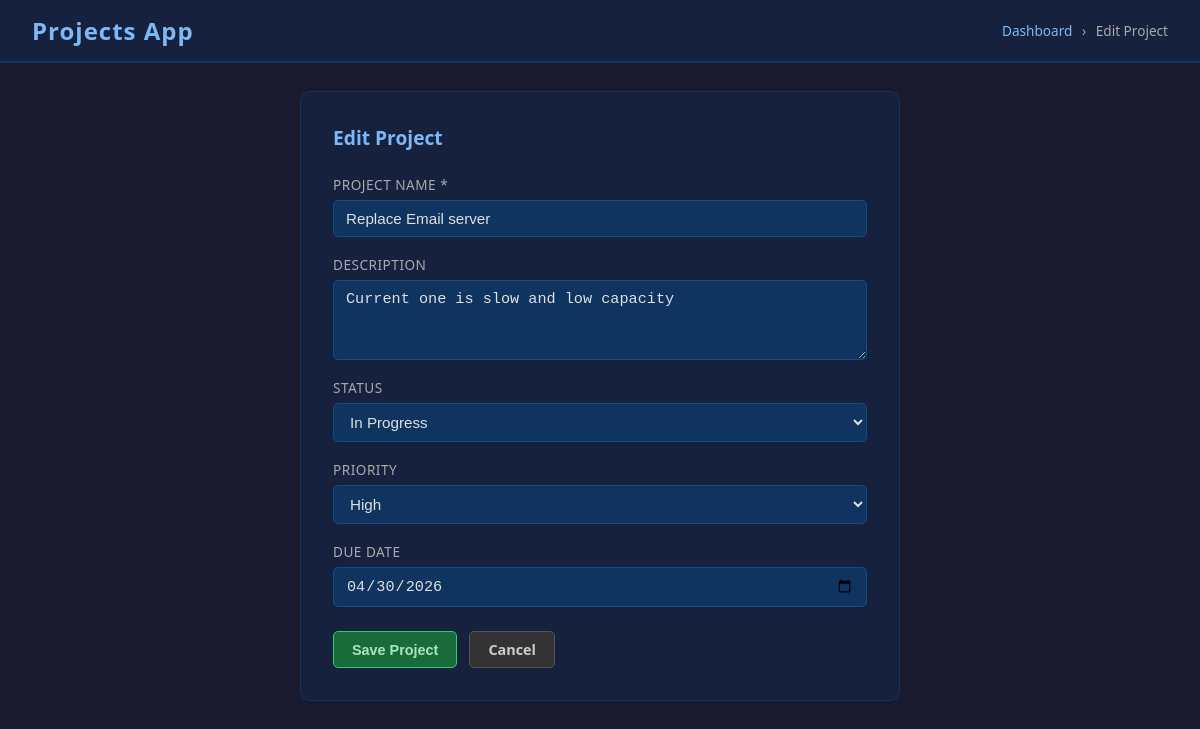
/project/1/edit, run on the app's committed database.
### tables this page shows
CREATE TABLE projects (
            id INTEGER PRIMARY KEY AUTOINCREMENT,
            name TEXT NOT NULL,
            description TEXT,
            status TEXT DEFAULT 'Not Started',
            priority TEXT DEFAULT 'Medium',
            due_date TEXT,
            created_at TIMESTAMP DEFAULT CURRENT_TIMESTAMP
        );

### app.py (the view, shortened to what this page needs)
@app.route("/project/<int:project_id>/edit", methods=["GET", "POST"])
def project_edit(project_id):
    conn = get_db()
    project = conn.execute("SELECT * FROM projects WHERE id=?", (project_id,)).fetchone()
    if not project:
        conn.close()
        return redirect(url_for("index"))
    conn.close()
    return render_template("project_form.html",
        project=project,
        status_options=STATUS_OPTIONS,
        priority_options=PRIORITY_OPTIONS,
        title="Edit Project"
    )

### app.py (called while the page is built)
def get_db():
    conn = sqlite3.connect(DB_PATH)
    conn.row_factory = sqlite3.Row
    return conn

### templates/project_form.html (shortened to what this page needs)
<!DOCTYPE html>
<html lang="en">
<head>
    <link rel="stylesheet" href="{{ url_for('static', filename='style.css') }}">
</head>
<body>
<div class="header">
    <h1>Projects App</h1>
    <span class="breadcrumb">
        <a href="{{ url_for('index') }}">Dashboard</a>
        <span>&rsaquo;</span> {{ title }}
    </span>
</div>
<div class="container">
    <div class="form-card">
        <h2>{{ title }}</h2>
        <form method="POST">
            <div class="form-group">
                <label>Project Name *</label>
                <input type="text" name="name" value="{{ project['name'] if project else '' }}" required>
            </div>
            <div class="form-group">
                <label>Description</label>
                <textarea name="description">{{ project['description'] if project else '' }}</textarea>
            </div>
            <div class="form-group">
                <label>Status</label>
                <select name="status">
                    {% for s in status_options %}
                    <option value="{{ s }}" {% if project and project['status'] == s %}selected{% elif not project and s == 'Not Started' %}selected{% endif %}>{{ s }}</option>
                    {% endfor %}
                </select>
            </div>
            <div class="form-group">
                <label>Priority</label>
                <select name="priority">
                    {% for p in priority_options %}
                    <option value="{{ p }}" {% if project and project['priority'] == p %}selected{% elif not project and p == 'Medium' %}selected{% endif %}>{{ p }}</option>
                    {% endfor %}
                </select>
            </div>
            <div class="form-group">
                <label>Due Date</label>
                <input type="date" name="due_date" value="{{ project['due_date'] if project and project['due_date'] else '' }}">
            </div>
            <div class="form-actions">
                <button type="submit" class="btn btn-success">Save Project</button>
                <a href="{{ url_for('index') }}" class="btn btn-secondary">Cancel</a>
            </div>
        </form>
    </div>
</div>
</body>
</html>

### static/style.css (style rules this page uses)
*, *::before, *::after { box-sizing: border-box; margin: 0; padding: 0; }
body { font-family: 'Segoe UI', Arial, sans-serif; background: #1a1a2e; color: #e0e0e0; min-height: 100vh; }
a { color: #7eb8f7; text-decoration: none; }
.header { background: #16213e; padding: 14px 32px; display: flex; align-items: center; justify-content: space-between; border-bottom: 2px solid #0f3460; position: sticky; top: 0; z-index: 100; }
.header h1 { font-size: 1.5rem; color: #7eb8f7; letter-spacing: 1px; }
.breadcrumb { font-size: 0.85rem; color: #aaa; }
.breadcrumb a { color: #7eb8f7; }
.breadcrumb span { margin: 0 6px; }
.container { max-width: 1200px; margin: 0 auto; padding: 28px 24px; }
.btn { display: inline-block; padding: 8px 18px; border-radius: 5px; border: none; cursor: pointer; font-size: 0.9rem; font-weight: 600; transition: opacity 0.15s; text-align: center; }
.btn-success { background: #1a6b3a; color: #a8e6bf; border: 1px solid #2ecc71; }
.btn-secondary { background: #333; color: #ccc; border: 1px solid #555; }
option[value="In Progress"] { background: #2563eb; color: #fff; }
option[value="High"] { background: #9333ea; color: #fff; }
.form-card { background: #16213e; border: 1px solid #0f3460; border-radius: 10px; padding: 32px; max-width: 600px; margin: 0 auto; }
.form-card h2 { margin-bottom: 24px; color: #7eb8f7; font-size: 1.2rem; }
.form-group { margin-bottom: 18px; display: flex; flex-direction: column; gap: 6px; }
.form-group label { font-size: 0.85rem; color: #aaa; text-transform: uppercase; letter-spacing: 0.5px; }
.form-group input[type="text"], .form-group input[type="date"], .form-group textarea, .form-group select { background: #0f3460; color: #e0e0e0; border: 1px solid #1a4a80; border-radius: 5px; padding: 9px 12px; font-size: 0.95rem; width: 100%; }
.form-group textarea { resize: vertical; min-height: 80px; }
.form-actions { display: flex; gap: 12px; margin-top: 24px; }

### data on the page
projects: name "Replace Email server", description "Current one is slow and low capacity", status "In Progress", priority "High", due_date "04/30/2026"

### other printed values
{{ title }} "Edit Project"
